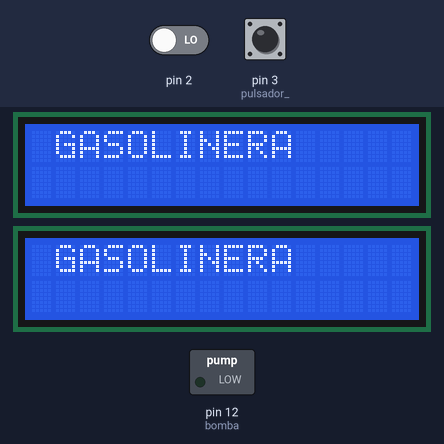
The sketch below on a simulated Arduino Uno, built with avr-gcc and run on an emulated ATmega328P. Parts: 2 × 16×2 character LCD, switched loads named in the sketch (green lamp = pin HIGH). The inputs (shaded band) are chosen by the test bench; at power-on: pin 2 LOW, pin 3 (pulsador_) HIGH.

Above: at 0.2 s.
At 0.9 s:
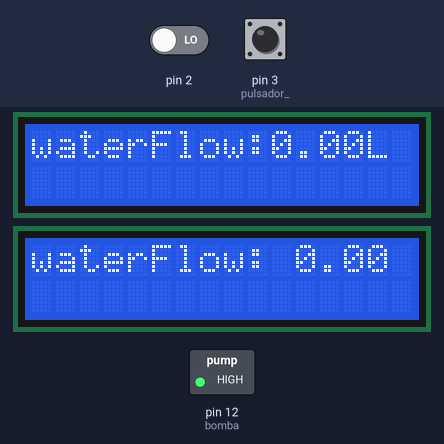
Timing chart, 0 to 2.4 s (numbered marks = the images above):
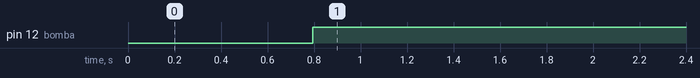

The sketch:

sensor_de_flujo.ino
```cpp
/*
          CONECCIONES
    1. el pulsador con pullup incluido, va al:    pin 3
    2. datos del sensor de flujo va al:           pin 2
    3. la bomba va al:                            pin 12
    4. dysplay datos al A4, reloj al A5

    pablo sugiere estas conecciones
*/
//******* LIBRERIAS
#include <Wire.h>			// libreria de comunicacion por I2C
#include <LCD.h>			// libreria para funciones de LCD
#include <LiquidCrystal_I2C.h>		// libreria para LCD por I2C
LiquidCrystal_I2C lcd (0x27, 2, 1, 0, 4, 5, 6, 7);
LiquidCrystal_I2C lcd2 (0x26, 2, 1, 0, 4, 5, 6, 7);

//******* PINES Y CONECCIONES
const int pulsador_ = 3;
const int pulsador_2 = 4;
const int bomba    = 12;
volatile double waterFlow;
boolean state = false;
int pulsador;

void setup() {
  //******** INICIO DE DATOS
  Serial.begin(9600);
  lcd.setBacklightPin(3,POSITIVE);
  lcd.setBacklight(HIGH);
  lcd.begin(16, 2);
  lcd.clear();
  lcd.setCursor(1, 0);
  lcd.print("GASOLINERA");

  lcd2.setBacklightPin(3,POSITIVE);
  lcd2.setBacklight(HIGH);
  lcd2.begin(16, 2);
  lcd2.clear();
  lcd2.setCursor(1, 0);
  lcd2.print("GASOLINERA");
  delay(600);
  lcd2.clear();
  lcd.clear();
  lcd.setCursor(0, 0);
  //lcd.print();
  lcd.print("waterFlow: ");
  lcd.print(waterFlow);
  lcd.print(" L");
  lcd2.setCursor(0, 0);
  //lcd.print();
  lcd2.print("waterFlow: ");
  lcd2.print(waterFlow);
  lcd2.print(" L");

  waterFlow = 0;
  pinMode(pulsador_, INPUT_PULLUP); //Resistencia de pullup interna
  attachInterrupt(0, pulse, RISING);  //DIGITAL Pin 2: Interrupt 0
  pinMode(bomba, OUTPUT);
}


void loop() {
  pulsador = digitalRead(pulsador_);
  if (pulsador == 1) {
    digitalWrite(bomba, 1);
    state = true;
    waterFlow = 0;
  }
  if (state == true) {
    lcd.setCursor(0, 0);
    lcd.print("waterFlow:");
    lcd.print(waterFlow);
    lcd.print("L");
  }
  if (waterFlow >= 1) {
    digitalWrite(bomba, 0);
    state = false;
  }
}
void pulse()
{
  waterFlow += 1.0 / 450.0;
}
```

Measured:
- by itself, pin 12 (bomba): LOW → HIGH at 0.79 s
